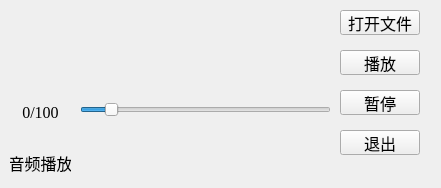
<?xml version="1.0" encoding="UTF-8"?>
<ui version="4.0">
 <class>MusicPlayer</class>
 <widget class="QMainWindow" name="MusicPlayer">
  <property name="geometry">
   <rect>
    <x>0</x>
    <y>0</y>
    <width>441</width>
    <height>188</height>
   </rect>
  </property>
  <property name="font">
   <font>
    <family>Times New Roman</family>
   </font>
  </property>
  <property name="windowTitle">
   <string>MusicPlayer</string>
  </property>
  <property name="windowIcon">
   <iconset resource="res.qrc">
    <normaloff>:/new/prefix1/resources/images/title.jpg</normaloff>:/new/prefix1/resources/images/title.jpg</iconset>
  </property>
  <widget class="QWidget" name="centralwidget">
   <widget class="QLabel" name="label">
    <property name="geometry">
     <rect>
      <x>10</x>
      <y>150</y>
      <width>61</width>
      <height>25</height>
     </rect>
    </property>
    <property name="font">
     <font>
      <family>Times New Roman</family>
      <pointsize>12</pointsize>
     </font>
    </property>
    <property name="text">
     <string>音频播放</string>
    </property>
    <property name="alignment">
     <set>Qt::AlignCenter</set>
    </property>
   </widget>
   <widget class="QLabel" name="lab_music_name">
    <property name="geometry">
     <rect>
      <x>80</x>
      <y>150</y>
      <width>251</width>
      <height>25</height>
     </rect>
    </property>
    <property name="font">
     <font>
      <family>Times New Roman</family>
      <pointsize>12</pointsize>
     </font>
    </property>
    <property name="text">
     <string/>
    </property>
    <property name="alignment">
     <set>Qt::AlignCenter</set>
    </property>
   </widget>
   <widget class="QPushButton" name="btn_open_file">
    <property name="geometry">
     <rect>
      <x>340</x>
      <y>10</y>
      <width>80</width>
      <height>25</height>
     </rect>
    </property>
    <property name="font">
     <font>
      <family>Times New Roman</family>
      <pointsize>12</pointsize>
     </font>
    </property>
    <property name="text">
     <string>打开文件</string>
    </property>
    <property name="icon">
     <iconset resource="res.qrc">
      <normaloff>:/new/prefix1/resources/images/file.png</normaloff>:/new/prefix1/resources/images/file.png</iconset>
    </property>
   </widget>
   <widget class="QPushButton" name="btn_start">
    <property name="geometry">
     <rect>
      <x>340</x>
      <y>50</y>
      <width>80</width>
      <height>25</height>
     </rect>
    </property>
    <property name="font">
     <font>
      <family>Times New Roman</family>
      <pointsize>12</pointsize>
     </font>
    </property>
    <property name="text">
     <string>播放</string>
    </property>
    <property name="icon">
     <iconset resource="res.qrc">
      <normaloff>:/new/prefix1/resources/images/start.png</normaloff>:/new/prefix1/resources/images/start.png</iconset>
    </property>
   </widget>
   <widget class="QPushButton" name="btn_pause">
    <property name="geometry">
     <rect>
      <x>340</x>
      <y>90</y>
      <width>80</width>
      <height>25</height>
     </rect>
    </property>
    <property name="font">
     <font>
      <family>Times New Roman</family>
      <pointsize>12</pointsize>
     </font>
    </property>
    <property name="text">
     <string>暂停</string>
    </property>
    <property name="icon">
     <iconset resource="res.qrc">
      <normaloff>:/new/prefix1/resources/images/stop.png</normaloff>:/new/prefix1/resources/images/stop.png</iconset>
    </property>
   </widget>
   <widget class="QPushButton" name="btn_close">
    <property name="geometry">
     <rect>
      <x>340</x>
      <y>130</y>
      <width>80</width>
      <height>25</height>
     </rect>
    </property>
    <property name="font">
     <font>
      <family>Times New Roman</family>
      <pointsize>12</pointsize>
     </font>
    </property>
    <property name="text">
     <string>退出</string>
    </property>
    <property name="icon">
     <iconset resource="res.qrc">
      <normaloff>:/new/prefix1/resources/images/close.png</normaloff>:/new/prefix1/resources/images/close.png</iconset>
    </property>
   </widget>
   <widget class="QSlider" name="slider_volume">
    <property name="geometry">
     <rect>
      <x>80</x>
      <y>100</y>
      <width>251</width>
      <height>20</height>
     </rect>
    </property>
    <property name="font">
     <font>
      <family>Times New Roman</family>
      <pointsize>12</pointsize>
     </font>
    </property>
    <property name="maximum">
     <number>100</number>
    </property>
    <property name="value">
     <number>10</number>
    </property>
    <property name="orientation">
     <enum>Qt::Horizontal</enum>
    </property>
   </widget>
   <widget class="QLabel" name="label_volume">
    <property name="geometry">
     <rect>
      <x>10</x>
      <y>100</y>
      <width>61</width>
      <height>25</height>
     </rect>
    </property>
    <property name="font">
     <font>
      <family>Times New Roman</family>
      <pointsize>12</pointsize>
     </font>
    </property>
    <property name="text">
     <string>0/100</string>
    </property>
    <property name="alignment">
     <set>Qt::AlignCenter</set>
    </property>
   </widget>
   <widget class="QLabel" name="lab_image">
    <property name="geometry">
     <rect>
      <x>10</x>
      <y>10</y>
      <width>321</width>
      <height>71</height>
     </rect>
    </property>
    <property name="font">
     <font>
      <family>Times New Roman</family>
      <pointsize>12</pointsize>
     </font>
    </property>
    <property name="text">
     <string/>
    </property>
    <property name="pixmap">
     <pixmap resource="res.qrc">:/new/prefix1/resources/images/music.png</pixmap>
    </property>
    <property name="alignment">
     <set>Qt::AlignCenter</set>
    </property>
   </widget>
  </widget>
 </widget>
 <resources>
  <include location="res.qrc"/>
 </resources>
 <connections/>
</ui>
